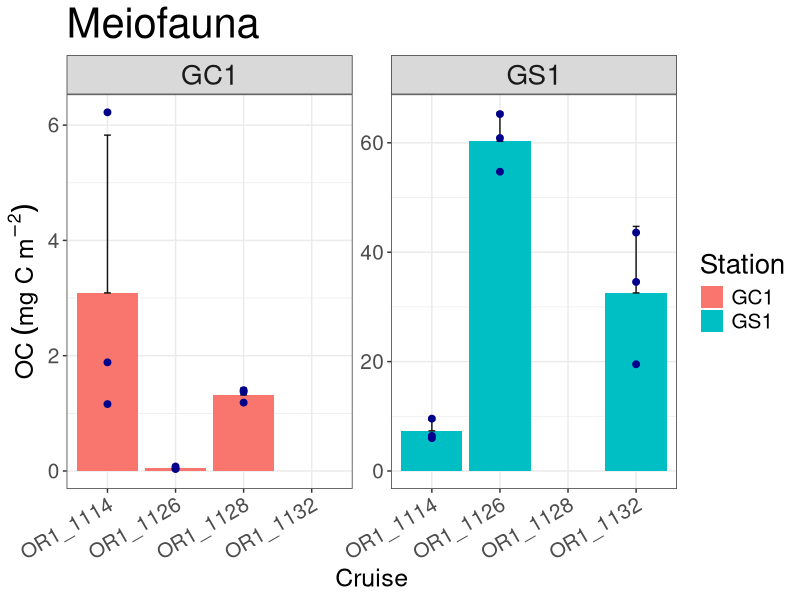

Reproduce this figure in R.
rm(list = ls())
library(readxl)
library(dplyr)
library(writexl)
library(ggplot2)
#abundance####
GPSC_meio_abundance <- read_excel("data/GPSC_meio_sorting/GPSC_meio_sorting_2016.08.18.xlsx", 
                                  sheet = "Specimen")
levels(factor(GPSC_meio_abundance$Station))
#number of NEM in GC1 cruises
GC1_meio_abundance<-GPSC_meio_abundance%>% filter(Station=="GC1")
GC1_Nem_abu<-GC1_meio_abundance %>% filter(Taxon=="Nematoda") %>% 
  group_by(Cruise,Station,Deployment,Tube,Subcore) %>% summarise(abu=sum(Abundance)) 
#number of NEM in GS1 cruises
GS1_meio_abundance<-GPSC_meio_abundance%>% filter(Station=="GS1")
GS1_Nem_abu<-GS1_meio_abundance %>% filter(Taxon=="Nematoda") %>% 
  group_by(Cruise,Station,Deployment,Tube,Subcore) %>% summarise(abu=sum(Abundance)) 


#size####
GPSC_meio_size<-NULL
for (i in 1:3){
  df<- read_excel("data/GPSC_meio_size/GPSC_meio_size_2020.08.02.xlsx",
                  sheet = i ,col_types = c("text", "text", "text", 
                                           "numeric", "numeric", "numeric", 
                                           "text", "text", "numeric", "text", 
                                           "text", "text", "text", "numeric", 
                                           "numeric", "numeric", "numeric", 
                                           "text"))
  GPSC_meio_size<-rbind(GPSC_meio_size,df)
}
levels(factor(GPSC_meio_size$Station))
GC1_meio<-GPSC_meio_size%>%filter(Station=="GC1")
GS1_meio<-GPSC_meio_size%>%filter(Station=="GS1")
unique(GC1_meio$Taxon)
levels(factor(GC1_meio$Type))
#syringe area#####
area<-pi*(3/2)^2/10000# 0.0007068583m2


#GS1_calculate all volume####
GS1_meio_OC<-GS1_meio %>% mutate(Volume=L*(W^2)*C) %>% 
  mutate(DryW=Volume*1.13)%>% mutate(OC=DryW*0.012)
colnames(GS1_meio_OC)
#recalculate Nematoda: only measure the length and width of randomly chosen 
                      #300 samples per syringe
#->take average OC of 300 samples * total Nematodes abundance

GS1_Nem_OC<-GS1_meio_OC %>% filter(Taxon=="Nematoda") %>% 
  group_by(Cruise,Station,Deployment,Tube,Subcore) %>% 
  summarise(n=n(),sum_OC=sum(OC),mean=sum_OC/n)

GS1_Nem_abu$Subcore<-as.numeric(GS1_Nem_abu$Subcore)
GS1_Nem<-left_join(GS1_Nem_abu,GS1_Nem_OC,by=c("Cruise","Station","Deployment","Tube","Subcore"))
GS1_Nem$biomass_nem<-GS1_Nem$abu * GS1_Nem$mean

GS1_other<-GS1_meio_OC %>% filter(Taxon!="Nematoda") %>% 
  group_by(Cruise,Station,Deployment,Tube,Subcore) %>% 
  summarise(biomass_other=sum(OC))

GS1<-left_join(GS1_Nem,GS1_other,by=c("Cruise","Station","Deployment","Tube","Subcore"))
GS1$total_biomass<-GS1$biomass_nem+GS1$biomass_other
GS1<-GS1[,c(1:5,12)]
colnames(GS1)#"Cruise", "Station", "Deployment","Tube","Subcore","total_biomass"

#mean OC value of each cruise
GS1_3cru<-GS1 %>% group_by(Cruise) %>% 
  summarise(mean=mean(total_biomass)/area,
            sd=sd(total_biomass)/area)
#use as stock -> mean of all data 
GS1_mean<-mean(GS1_3cru$mean)
GS1_sd<-sd(GS1_3cru$mean)

#GC1_calculate all volume####
GC1_meio_OC<-GC1_meio %>% mutate(Volume=L*(W^2)*C) %>% 
  mutate(DryW=Volume*1.13)%>% mutate(OC=DryW*0.012)
colnames(GC1_meio_OC)
#recalculate Nematoda: only measure the length and width of randomly chosen 
#300 samples per syringe
#->take average OC of 300 samples * total Nematodes abundance

GC1_Nem_OC<-GC1_meio_OC %>% filter(Taxon=="Nematoda") %>% 
  group_by(Cruise,Station,Deployment,Tube,Subcore) %>% 
  summarise(n=n(),sum_OC=sum(OC),mean=sum_OC/n)

GC1_Nem_abu$Subcore[10]<-3#sample in water -> move to tube 3
GC1_Nem_abu<-GC1_Nem_abu %>% group_by(Cruise,Station,Deployment,Tube,Subcore) %>%
  summarise(abu=sum(abu))

GC1_Nem_abu$Subcore<-as.numeric(GC1_Nem_abu$Subcore)
GC1_Nem<-left_join(GC1_Nem_abu,GC1_Nem_OC,by=c("Cruise","Station","Deployment","Tube","Subcore"))
GC1_Nem$biomass_nem<-GC1_Nem$abu * GC1_Nem$mean

GC1_other<-GC1_meio_OC %>% filter(Taxon!="Nematoda") %>% 
  group_by(Cruise,Station,Deployment,Tube,Subcore) %>% 
  summarise(biomass_other=sum(OC))
GC1_miss<-data.frame(
  Cruise=c("OR1_1126","OR1_1126","OR1_1128","OR1_1128"),
  Station=c(    "GC1",     "GC1",     "GC1",     "GC1"),
  Deployment=c(    1,          1,        1,          1),
  Tube=c(         11,         11,        6,          6),
  Subcore=c(       1,          2,        2,          3),
  biomass_other=c( 0,          0,        0,          0)
)
GC1_other<-arrange(rbind(GC1_other,GC1_miss))
GC1<-left_join(GC1_Nem,GC1_other,by=c("Cruise","Station","Deployment","Tube","Subcore"))
GC1$total_biomass<-GC1$biomass_nem+GC1$biomass_other
GC1<-GC1[,c(1:5,12)]
colnames(GC1)#"Cruise", "Station", "Deployment","Tube","Subcore","total_biomass"

#mean OC value of each cruise
GC1_3cru<-GC1 %>% group_by(Cruise) %>% 
  summarise(mean=mean(total_biomass)/area,
            sd=sd(total_biomass)/area)
#use as stock -> mean of all data 
GC1_mean<-mean(GC1_3cru$mean)
GC1_sd<-sd(GC1_3cru$mean)

GC1_3cru$Station<-"GC1"
GS1_3cru$Station<-"GS1"

MEI_bar<-rbind(GC1_3cru,GS1_3cru)
MEI_point<-rbind(GC1,GS1)
#plot GC1 and GS1 together(bar+point)####

MEI_bar%>%
  ggplot(aes(x = Cruise, y = mean))+
  geom_bar(stat = "identity",position = position_dodge(),
           aes(fill=Station))+
  geom_errorbar(aes(ymin=mean, ymax=mean+sd), size=0.5,width=0.1,alpha=0.9, colour="black")+
  ylab(expression(OC~(mg~C~m^-2)))+
  ylim(0, NA)+
  facet_wrap(~Station,scales = "free_y")+
  theme_bw()+
  theme(strip.text = element_text(size=20))+
  theme(legend.title = element_text(size = 20),
        legend.text = element_text(size = 18),
        axis.title.x = element_text(size = 18),
        axis.text.x = element_text(size = 15),
        axis.title.y = element_text(size = 18),
        axis.text.y = element_text(size = 15),
        title = element_text(size=25))+
  theme(axis.text.x = element_text(angle = 30, hjust = 1))+
  labs(title = "Meiofauna")+
  guides(color = guide_legend(override.aes = list(size = 3) ) )+
  theme(legend.text = element_text(size = 15))+
  geom_point(data=MEI_point,aes(x=Cruise,y=total_biomass/area), color = "darkblue",size=2)
ggsave("OC_meio.png",width = 12, height =9)  
